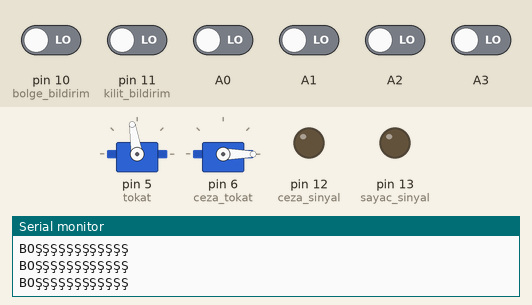
A sketch run on a simulated Arduino Uno, built with avr-gcc and run on an emulated ATmega328P. Shown: 2 × servo, output pins drawn as LEDs (lit = HIGH), the last lines printed to the serial monitor. The inputs (shaded band) are chosen by the test bench; at power-on: A0–3, pin 10 (bolge_bildirim), pin 11 (kilit_bildirim) LOW.

Above: at 3.2 s.
3.3 s: A0 driven HIGH
At 3.81 s:
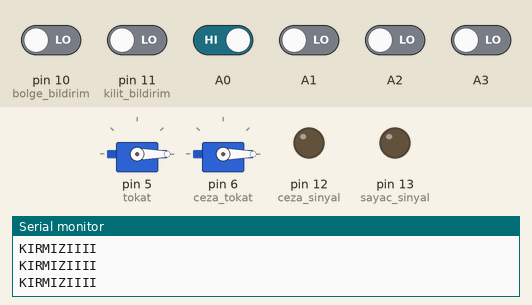
6.3 s: A1 driven HIGH
At 7.3 s:
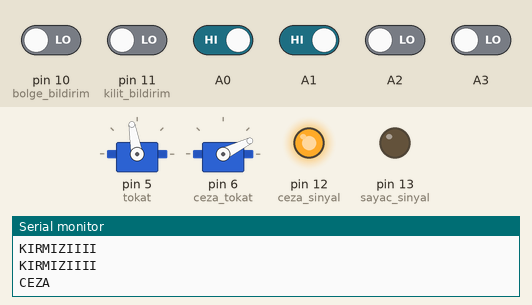
8.1 s: A1 driven LOW
At 9.8 s:
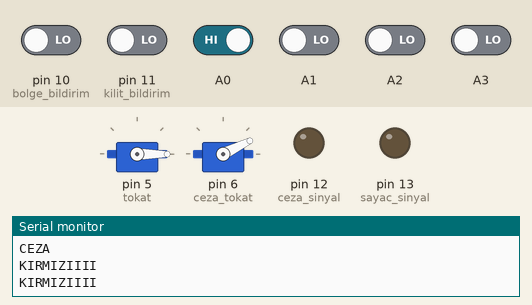
11.1 s: A2 driven HIGH
At 11.33 s:
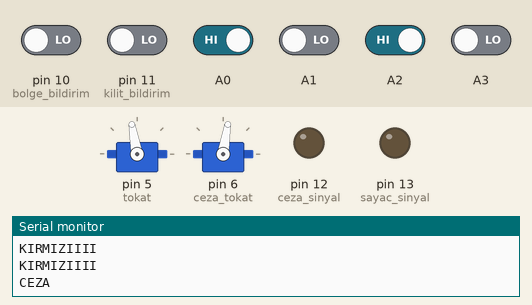
14.3 s: pin 11 (kilit_bildirim) driven LOW and A2 driven LOW
At 14.58 s:
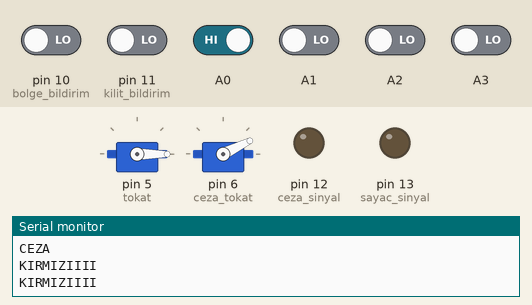
Timing chart, 0 to 17.3 s (numbered marks = the images above; inputs shaded):
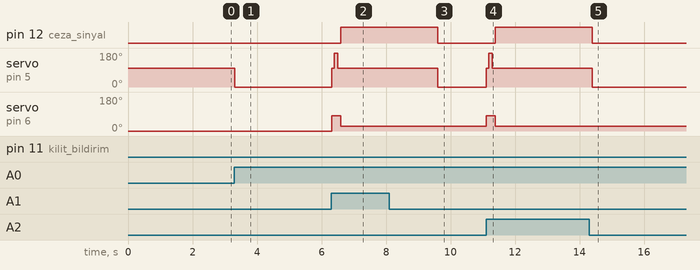

The sketch:

uno1.ino
```cpp
#include <Servo.h>

Servo tokat;  // Servo nesnesi oluştur
Servo ceza_tokat;

const int sayac_sinyal = 13;
const int ceza_sinyal = 12;
const int kilit_bildirim = 11;
const int bolge_bildirim = 10;
const int ceza_tokatla_bildirim = 9;

byte bolge = 0;
byte sayac = 0;

void setup() {

  tokat.attach(5);
  ceza_tokat.attach(6);
  pinMode(A0, INPUT);
  pinMode(A1, INPUT);
  pinMode(A2, INPUT);
  pinMode(A3, INPUT);
  pinMode(sayac_sinyal, OUTPUT);
  pinMode(ceza_sinyal, OUTPUT);
  pinMode(kilit_bildirim, INPUT);
  pinMode(bolge_bildirim, INPUT);
  pinMode(ceza_tokatla_bildirim, INPUT);

  Serial.begin(9600);
  tokat.write(99);
  ceza_tokat.write(0);
  delay(2000);
  bolge = digitalRead(bolge_bildirim);

}

void loop() {
  if (digitalRead(A0) == 1 && (digitalRead(A1) == 0 && digitalRead(A2) == 0 && digitalRead(A3) == 0)) {
    Serial.println("KIRMIZIIII");
    if (bolge == 1) {
      dogru_al();
      sayac++;
      if (sayac > 2) {
        digitalWrite(sayac_sinyal, HIGH);
        delay(3000);
        while (digitalRead(kilit_bildirim) == 1) {
        }
        digitalWrite(sayac_sinyal, LOW);
        sayac = 0;
      }
    }
    else
    {
      rakip_al();
    }
  } else if (digitalRead(A0) == 1 && (digitalRead(A1) == 1 && digitalRead(A2) == 1 && digitalRead(A3) == 1)) {
    Serial.println("MAVİİİ");

    if(bolge == 0)
    {
      dogru_al();
      sayac++;
      if (sayac > 2) {
        digitalWrite(sayac_sinyal, HIGH);
        delay(3000);
        while (digitalRead(kilit_bildirim) == 1) {
        }
        digitalWrite(sayac_sinyal, LOW);
        sayac = 0;
      }
    }
    else{
      rakip_al();
    }

  }
 else if (digitalRead(A0) == 1 && !(digitalRead(A1) == 1 && digitalRead(A2) == 1 && digitalRead(A3) == 1) && !(digitalRead(A1) == 0 && digitalRead(A2) == 0 && digitalRead(A3) == 0)) {
    Serial.println("CEZA");
    ceza_al();

    digitalWrite(ceza_sinyal, HIGH);
    delay(3000);
    while (digitalRead(kilit_bildirim) == 1) {
      if(digitalRead(ceza_tokatla_bildirim) == 1)
      {
        ceza_tokat.write(0);
        delay(2000);
      }
    }
    digitalWrite(ceza_sinyal, LOW);
  } else {
    Serial.println("BOŞŞŞŞŞŞŞŞŞŞŞŞ");
  }
}

void dogru_al() {
  tokat.write(180);
  delay(100);
  tokat.write(100);
}

void rakip_al() {
  tokat.write(0);
  delay(100);
  tokat.write(100);
}

void ceza_al() {
  ceza_tokat.write(81);
  delay(80);
  tokat.write(180);
  delay(100);
  tokat.write(100);
  delay(100);
  ceza_tokat.write(26);
}
```

Measured:
- after the input at 3.3 s, servo on pin 5 (tokat): 99° → 0° at once
- after the input at 6.3 s, pin 12 (ceza_sinyal): LOW → HIGH after 0.30 s; servo on pin 5 (tokat): 0° → 100° at once, → 180° 0.08 s later, → 100° 0.10 s later; servo on pin 6 (ceza_tokat): 0° → 81° at once, → 26° 0.28 s later
- after the input at 8.1 s, pin 12 (ceza_sinyal): goes on until 9.6 s, then stays LOW; servo on pin 6 (ceza_tokat): stays 26° (without the input it goes to 81° after 1.5 s)
- after the input at 11.1 s, pin 12 (ceza_sinyal): LOW → HIGH after 0.29 s; servo on pin 5 (tokat): 0° → 100° at once, → 180° 0.08 s later, → 100° 0.10 s later; servo on pin 6 (ceza_tokat): 26° → 81° at once, → 26° 0.28 s later
- after the input at 14.3 s, pin 12 (ceza_sinyal): goes on until 14.4 s, then stays LOW; servo on pin 6 (ceza_tokat): stops changing and stays 26°
